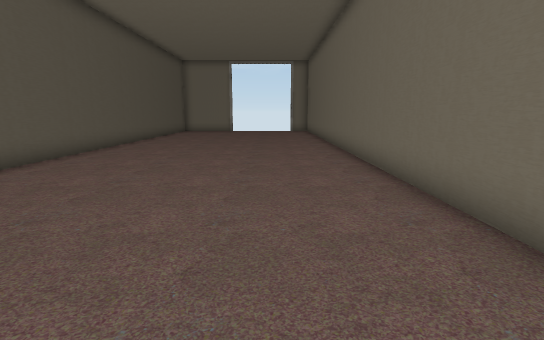
view 1 (above)

16 first-person views from a walk through a Unity game level. The camera is 1.4 m above the floor, tilts 10° down and sees 80° across. The floor is counted in squares, 1 m on a side. Each view is taken from the middle of a square. On the plan, view 1 faces up. The plan holds only what a view shows up to about 15 squares ahead; the rest is blank. The place goes on beyond the plan. The player character is not drawn. Door leaves are left out, so doorways stand open. Some surface patterns are stand-ins.

view 2
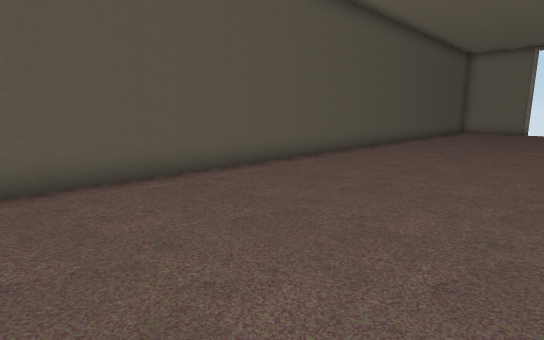

view 3
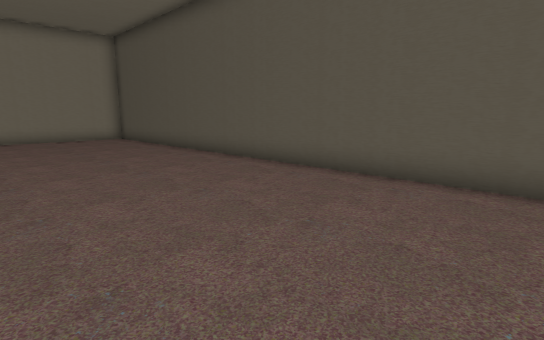

view 4
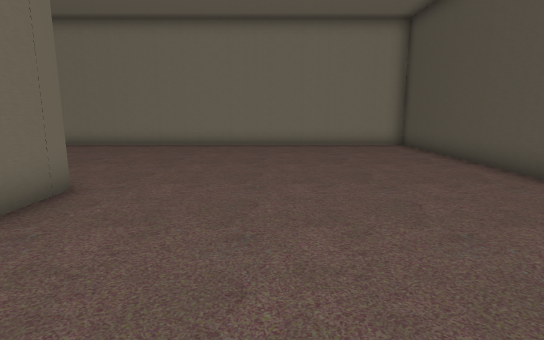

view 5
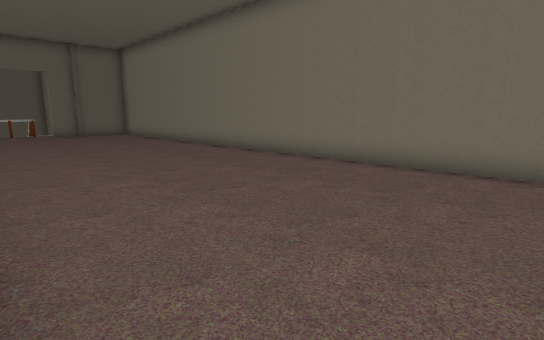

view 6
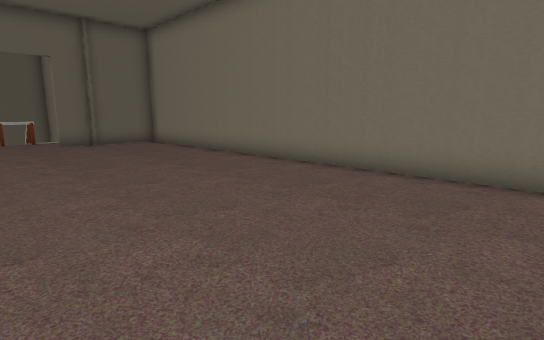

view 7
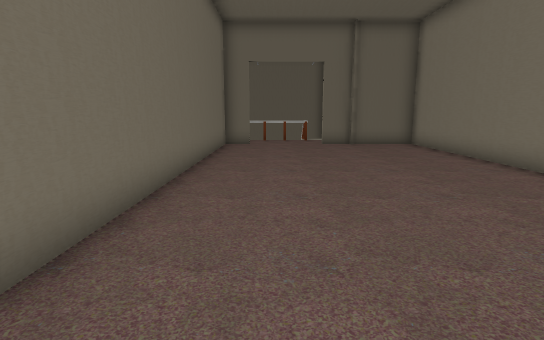

view 8
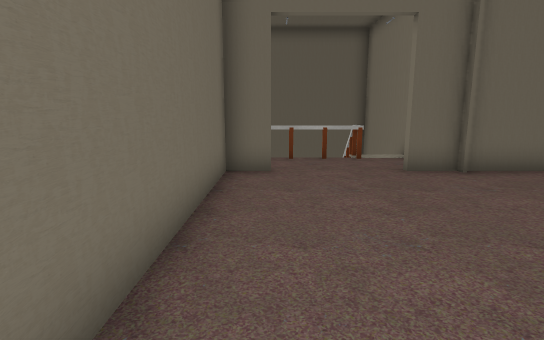

view 9
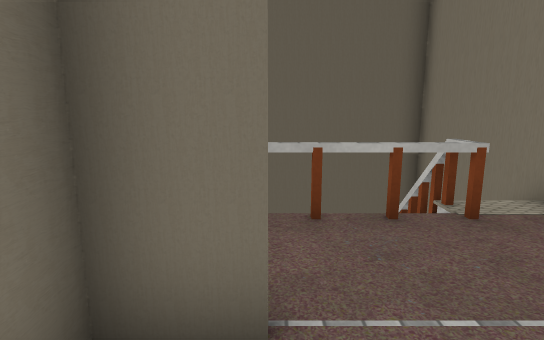

view 10
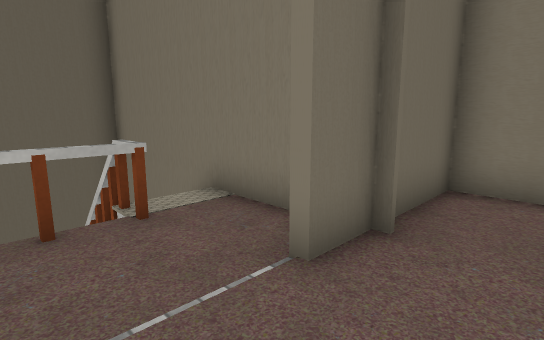

view 11
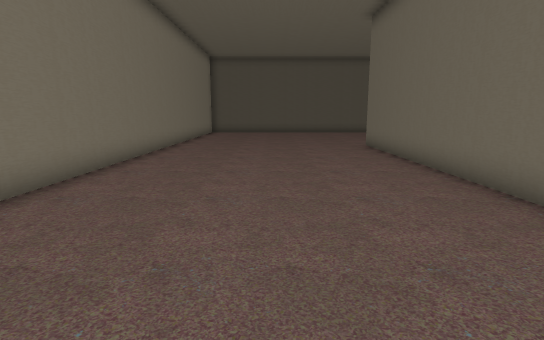

view 12
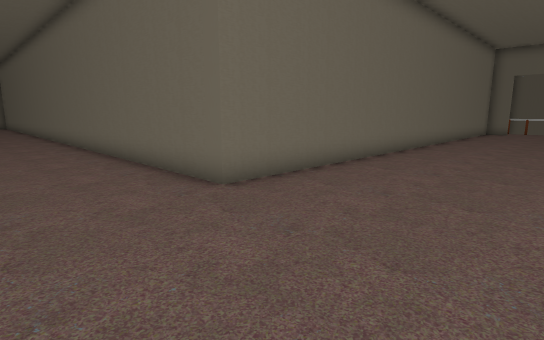

view 13
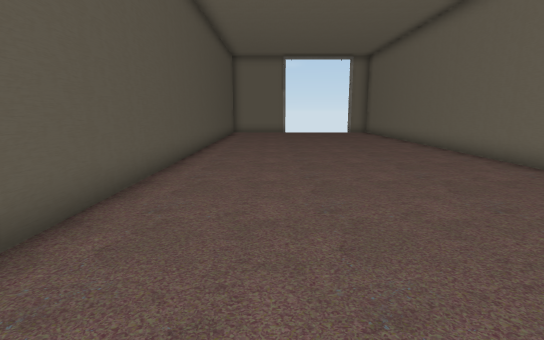

view 14
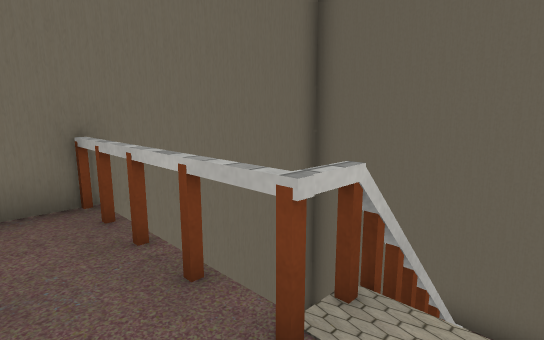

view 15
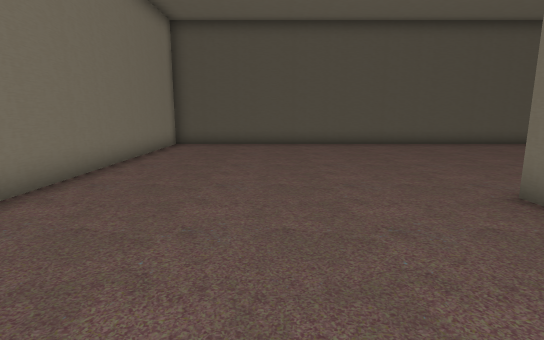

view 16
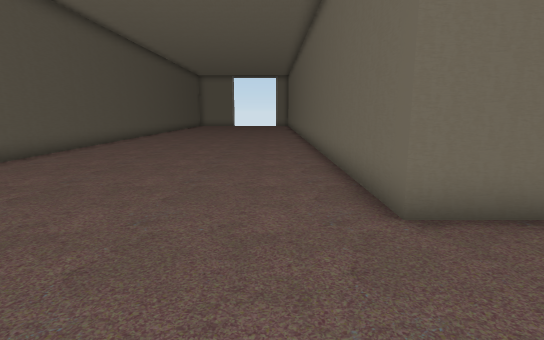

### Floor plan
Points are (right, up) in squares from view 1. A wall is a line through its corners. A room is listed if a view was taken in it or the views show most of it. See-through windows are left out.
Room 1 (views 1, 2, 3, 4, 5, 6, 7, 8, 9, 10, 11, 12, 13, 15, 16)
walls: (-6.7, 17.2) (-6.7, -14.4) (23.8, -14.4) (23.8, -10.2); (23.8, -7) (23.8, -5.9) (2.8, -5.9) (2.8, 17.2)
ways out: open door at (23.5, -8.5) to room 2
Room 2 (view 14)
walls: (26.2, -5.7) (25.4, -5.7); (25.1, -11.5) (31.2, -11.5); (32, -11.2) (32, -5.7) (29.6, -5.7)
ways out: open door at (23.5, -8.5) to room 1
objects: other object (27, -10) to (29, -10)

Positions as (right, up) in squares from view 1, and headings:
1: (0, 0), facing up
2: (0, 0), facing up-left
3: (0, 4), facing down-left
4: (-1, 0), facing down
5: (2, -6), facing down-right
6: (8, -7), facing down-right
7: (9, -8), facing right
8: (16, -7), facing right
9: (22, -7), facing right
10: (22, -8), facing down-right
11: (17, -10), facing left
12: (-1, -11), facing up-right
13: (-4, 2), facing up
14: (25, -11), facing up-right
15: (8, -10), facing left
16: (1, -10), facing up
